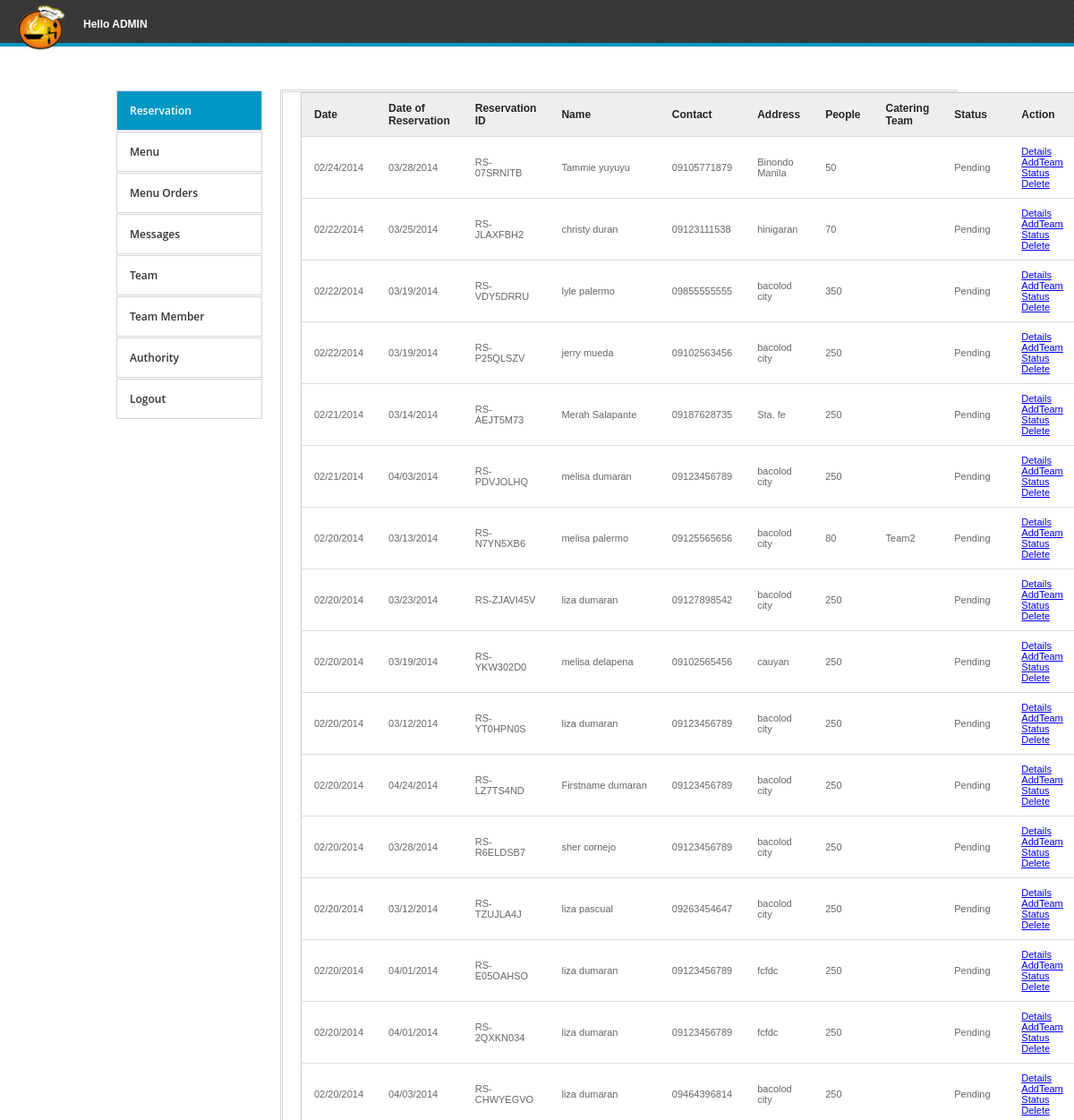
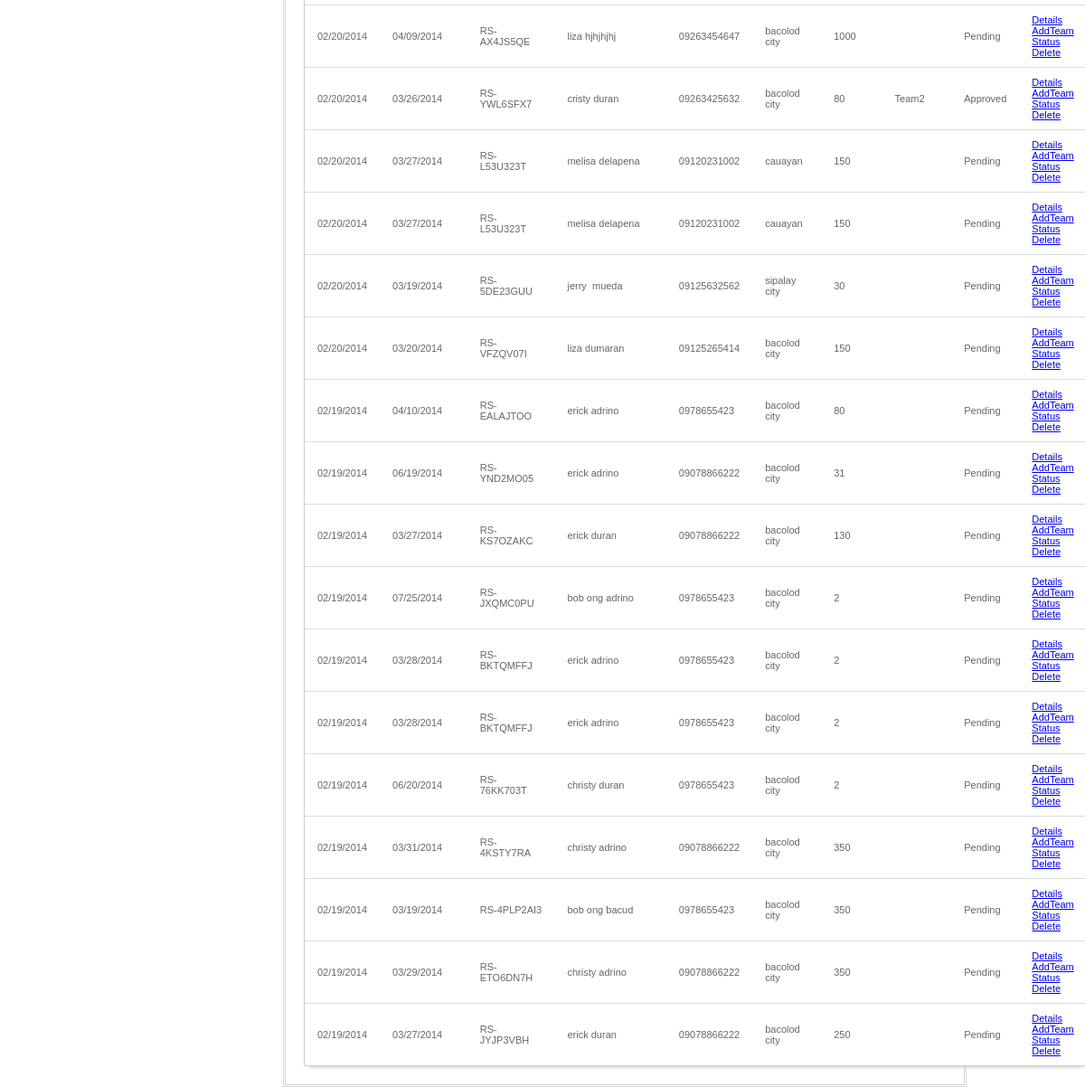
The page /admin/index.php (signed in) on the database its author committed (2 pictures, top to bottom).
### tables this page shows
CREATE TABLE IF NOT EXISTS `reservation` (
  `id` int(11) NOT NULL AUTO_INCREMENT,
  `res_id` varchar(100) NOT NULL,
  `firstname` varchar(100) NOT NULL,
  `lastname` varchar(100) NOT NULL,
  `address` varchar(100) NOT NULL,
  `contact` varchar(100) NOT NULL,
  `motif` varchar(100) NOT NULL,
  `venueaddress` varchar(100) NOT NULL,
  `type_events` varchar(100) NOT NULL,
  `type_res` varchar(100) NOT NULL,
  `date` varchar(100) NOT NULL,
  `pax` varchar(100) NOT NULL,
  `combo` int(11) NOT NULL,
  `amount` varchar(100) NOT NULL,
  `type_catering` varchar(100) NOT NULL,
  `team` varchar(100) NOT NULL,
  `status` varchar(100) NOT NULL,
  `time` varchar(100) NOT NULL,
  `resdate` varchar(100) NOT NULL,
  PRIMARY KEY (`id`)
);

### admin/index.php (the view, shortened to what this page needs)
<html>
<head>
<link rel="stylesheet" href="admin.css">
<link href="src/facebox.css" media="screen" rel="stylesheet" type="text/css" />
</head>
<body>
	<div id="top">
		<div class="logo">
			<img src="../images/logo.png"> <span style="float:right; color:#FFFFFF; font-weight:bold; display: inline-block; padding: 20px 0 0 20px;">Hello <?php echo $_SESSION['USERNAME'] ?></span>
		</div>
	</div>
	<div class="container  clearfix">
		<div class="one-third1 column">
			<ul>
				<li class="active"><a href="index.php"><span>Reservation</span></a></li>
				<li><a href="menu.php"><span>Menu</span></a></li>
				<li><a href="menuorders.php"><span>Menu Orders</span></a></li>
				<li><a href="suggestions.php"><span>Messages</span></a></li>
				<li><a href="team.php"><span>Team</span></a></li>
				<li><a href="teammember.php"><span>Team Member</span></a></li>
				<?php
				$jhjh=$_SESSION['POWER'];
				if($jhjh==1){
				?>
				<li><a href="adminaccount.php"><span>Authority</span></a></li>
				<?php
				}
				?>
				<li><a href="../index.php"><span>Logout</span></a></li>
			</ul>
		</div>
		<div class="two-thirds1 column">
			<div class="thewraper">
			<table id="resultTable" data-responsive="table">
				<thead>
					<tr>
						<th width="3%"> Date </th>
						<th width="3%"> Date of Reservation </th>
						<th width="21%"> Reservation ID </th>
						<th width="11%"> Name </th>
						<th width="11%"> Contact </th>
						<th width="11%"> Address </th>
						<th width="5%"> People </th>
						<th width="11%"> Catering Team </th>
						<th width="11%"> Status </th>
						<th width="12%"> Action </th>
					</tr>
				</thead>
				<tbody>
						<?php
							include('../connect.php');
							$result = $db->prepare("SELECT * FROM reservation ORDER BY id DESC");
							$result->execute();
							for($i=0; $row = $result->fetch(); $i++){
						?>
						<tr class="record">
						<td><?php echo $row['resdate']; ?></td>
						<td><?php echo $row['date']; ?></td>
						<td><?php echo $row['res_id']; ?></td>
						<td><?php echo $row['firstname']; ?>&nbsp;<?php echo $row['lastname']; ?></td>
						<td><?php echo $row['contact']; ?></td>
						<td><?php echo $row['address']; ?></td>
						<td><?php echo $row['pax']; ?></td>
						<td><?php echo $row['team']; ?></td>
						<td><?php echo $row['status']; ?></td>
						<td><a rel="facebox" href="details.php?res=<?php echo $row['res_id']; ?>">Details</a><br><a rel="facebox" href="eteam.php?res=<?php echo $row['res_id']; ?>">AddTeam</a><br><a rel="facebox" href="editstatus.php?res=<?php echo $row['res_id']; ?>">Status</a><br><a href="#" id="<?php echo $row['id']; ?>" class="delbutton" title="Click To Delete">Delete</a></td>
						</tr>
						<?php
							}
						?>
				</tbody>
			</table>
			</div>
		</div>
	</div>
</body>
</html>

### admin/admin.css (style rules this page uses)
* { -moz-transition: width 1s ease-in-out, left 1.5s ease-in-out; -webkit-transition: width 1s ease-in-out, left 1.5s ease-in-out; -moz-transition: width 1s ease-in-out, left 1.5s ease-in-out; -o-transition: width 1s ease-in-out, left 1.5s ease-in-out; transition: width 1s ease-in-out, left 1.5s ease-in-out; }
body { margin: 0; color: #555555; font-family: Arial,Helvetica,sans-serif; font-size: 12px; }
#top { border-bottom: 4px solid #0097C4; height: 48px; background: url("img/dark.png") repeat scroll 0 0 rgba(0, 0, 0, 0); margin-bottom: 48px; }
.logo { float: left; width: auto; margin-left: 20px; }
.logo img { width: 53px; margin-top: 4px; }
.one-third1 ul { height: auto; margin: 0; padding: 0; list-style: none outside none; }
.one-third1 ul li { margin-top: 1px; position: relative; line-height: 20px; }
.active { background: none repeat scroll 0 0 #0097C4; }
.active a { color: #ffffff !important; }
.one-third1 ul li a { border: 1px solid #D5D5D5; color: #333333; display: block; font-family: 'Open Sans',sans-serif; font-size: 12px; font-weight: 600; padding: 11px 14px; text-decoration: none; }
.one-third1 ul li a span { display: block; white-space: nowrap; margin-top: 1px; }
table { border-collapse: separate; background-color: #FFFFFF; border-spacing: 0; max-width: 100%; }
#resultTable { color: #666666; text-shadow: 0 1px 0 #FFFFFF; width: 100%; border: 1px solid #CCCCCC; box-shadow: 0 5px 5px -5px rgba(0, 0, 0, 0.3); }
#resultTable thead tr th { background: none repeat scroll 0 0 #EEEEEE; color: #222222; padding: 10px 14px; text-align: left; border-top: 0 none; font-size: 12px; }
#resultTable tbody tr td { background-color: #FFFFFF; font-size: 11px; text-align: left; padding: 10px 14px; border-top: 1px solid #DDDDDD; }
.container .column, .container .columns { float: left; display: inline; margin-left: 10px; margin-right: 10px; }
.container { position: relative; width: 960px; margin: 0 auto; padding: 0; }
.container .one-third1.column { width: 163px; }
.container .two-thirds1.column { width: 750px; border: double #D5D5D5; padding-bottom: 20px; }
.thewraper { margin: 0 20px; }
.container:after { content: "\0020"; display: block; height: 0; clear: both; visibility: hidden; }
.clearfix:before, .clearfix:after, .row:before, .row:after { content: '\0020'; display: block; overflow: hidden; visibility: hidden; width: 0; height: 0; }
.row:after, .clearfix:after { clear: both; }
.row, .clearfix { zoom: 1; }

### rows shown on the page
reservation: resdate "02/24/2014", date "03/28/2014", res "RS-07SRNITB", firstname "Tammie", lastname "yuyuyu", contact "09105771879", address "Binondo Manila", pax "50", status "Pending"
reservation: resdate "02/22/2014", date "03/25/2014", res "RS-JLAXFBH2", firstname "christy", lastname "duran", contact "09123111538", address "hinigaran", pax "70", status "Pending"
reservation: resdate "02/22/2014", date "03/19/2014", res "RS-VDY5DRRU", firstname "lyle", lastname "palermo", contact "09855555555", address "bacolod city", pax "350", status "Pending"
reservation: resdate "02/22/2014", date "03/19/2014", res "RS-P25QLSZV", firstname "jerry", lastname "mueda", contact "09102563456", address "bacolod city", pax "250", status "Pending"
reservation: resdate "02/21/2014", date "03/14/2014", res "RS-AEJT5M73", firstname "Merah", lastname "Salapante", contact "09187628735", address "Sta. fe", pax "250", status "Pending"
reservation: resdate "02/21/2014", date "04/03/2014", res "RS-PDVJOLHQ", firstname "melisa", lastname "dumaran", contact "09123456789", address "bacolod city", pax "250", status "Pending"
reservation: resdate "02/20/2014", date "03/13/2014", res "RS-N7YN5XB6", firstname "melisa", lastname "palermo", contact "09125565656", address "bacolod city", pax "80", team "Team2", status "Pending"
reservation: resdate "02/20/2014", date "03/23/2014", res "RS-ZJAVI45V", firstname "liza", lastname "dumaran", contact "09127898542", address "bacolod city", pax "250", status "Pending"
reservation: resdate "02/20/2014", date "03/19/2014", res "RS-YKW302D0", firstname "melisa", lastname "delapena", contact "09102565456", address "cauyan", pax "250", status "Pending"
reservation: resdate "02/20/2014", date "03/12/2014", res "RS-YT0HPN0S", firstname "liza", lastname "dumaran", contact "09123456789", address "bacolod city", pax "250", status "Pending"
reservation: resdate "02/20/2014", date "04/24/2014", res "RS-LZ7TS4ND", firstname "Firstname", lastname "dumaran", contact "09123456789", address "bacolod city", pax "250", status "Pending"
reservation: resdate "02/20/2014", date "03/28/2014", res "RS-R6ELDSB7", firstname "sher", lastname "cornejo", contact "09123456789", address "bacolod city", pax "250", status "Pending"
reservation: resdate "02/20/2014", date "03/12/2014", res "RS-TZUJLA4J", firstname "liza", lastname "pascual", contact "09263454647", address "bacolod city", pax "250", status "Pending"
reservation: resdate "02/20/2014", date "04/01/2014", res "RS-E05OAHSO", firstname "liza", lastname "dumaran", contact "09123456789", address "fcfdc", pax "250", status "Pending"
reservation: resdate "02/20/2014", date "04/01/2014", res "RS-2QXKN034", firstname "liza", lastname "dumaran", contact "09123456789", address "fcfdc", pax "250", status "Pending"
reservation: resdate "02/20/2014", date "04/03/2014", res "RS-CHWYEGVO", firstname "liza", lastname "dumaran", contact "09464396814", address "bacolod city", pax "250", status "Pending"
reservation: resdate "02/20/2014", date "04/09/2014", res "RS-AX4JS5QE", firstname "liza", lastname "hjhjhjhj", contact "09263454647", address "bacolod city", pax "1000", status "Pending"
reservation: resdate "02/20/2014", date "03/26/2014", res "RS-YWL6SFX7", firstname "cristy", lastname "duran", contact "09263425632", address "bacolod city", pax "80", team "Team2", status "Approved"
reservation: resdate "02/20/2014", date "03/27/2014", res "RS-L53U323T", firstname "melisa", lastname "delapena", contact "09120231002", address "cauayan", pax "150", status "Pending"
reservation: resdate "02/20/2014", date "03/27/2014", res "RS-L53U323T", firstname "melisa", lastname "delapena", contact "09120231002", address "cauayan", pax "150", status "Pending"
reservation: resdate "02/20/2014", date "03/19/2014", res "RS-5DE23GUU", firstname "jerry", lastname "mueda", contact "09125632562", address "sipalay city", pax "30", status "Pending"
reservation: resdate "02/20/2014", date "03/20/2014", res "RS-VFZQV07I", firstname "liza", lastname "dumaran", contact "09125265414", address "bacolod city", pax "150", status "Pending"
reservation: resdate "02/19/2014", date "04/10/2014", res "RS-EALAJTOO", firstname "erick", lastname "adrino", contact "0978655423", address "bacolod city", pax "80", status "Pending"
reservation: resdate "02/19/2014", date "06/19/2014", res "RS-YND2MO05", firstname "erick", lastname "adrino", contact "09078866222", address "bacolod city", pax "31", status "Pending"
reservation: resdate "02/19/2014", date "03/27/2014", res "RS-KS7OZAKC", firstname "erick", lastname "duran", contact "09078866222", address "bacolod city", pax "130", status "Pending"
reservation: resdate "02/19/2014", date "07/25/2014", res "RS-JXQMC0PU", firstname "bob ong", lastname "adrino", contact "0978655423", address "bacolod city", pax "2", status "Pending"
reservation: resdate "02/19/2014", date "03/28/2014", res "RS-BKTQMFFJ", firstname "erick", lastname "adrino", contact "0978655423", address "bacolod city", pax "2", status "Pending"
reservation: resdate "02/19/2014", date "03/28/2014", res "RS-BKTQMFFJ", firstname "erick", lastname "adrino", contact "0978655423", address "bacolod city", pax "2", status "Pending"
reservation: resdate "02/19/2014", date "06/20/2014", res "RS-76KK703T", firstname "christy", lastname "duran", contact "0978655423", address "bacolod city", pax "2", status "Pending"
reservation: resdate "02/19/2014", date "03/31/2014", res "RS-4KSTY7RA", firstname "christy", lastname "adrino", contact "09078866222", address "bacolod city", pax "350", status "Pending"
reservation: resdate "02/19/2014", date "03/19/2014", res "RS-4PLP2AI3", firstname "bob ong", lastname "bacud", contact "0978655423", address "bacolod city", pax "350", status "Pending"
reservation: resdate "02/19/2014", date "03/29/2014", res "RS-ETO6DN7H", firstname "christy", lastname "adrino", contact "09078866222", address "bacolod city", pax "350", status "Pending"
reservation: resdate "02/19/2014", date "03/27/2014", res "RS-JYJP3VBH", firstname "erick", lastname "duran", contact "09078866222", address "bacolod city", pax "250", status "Pending"

### other values the page prints
$_SESSION['USERNAME'] "ADMIN"
